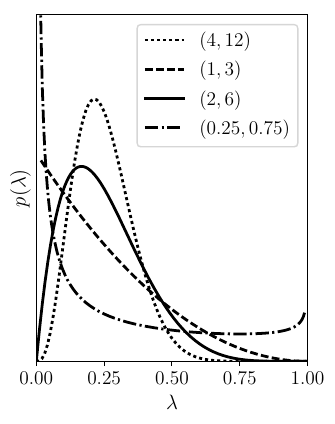

Source code (Python):

from matplotlib import rc
rc('font',**{'family':'sans-serif','sans-serif':['Helvetica']})
## for Palatino and other serif fonts use:
#rc('font',**{'family':'serif','serif':['Palatino']})
rc('text', usetex=True)

import matplotlib.pyplot as plt
from matplotlib.backends.backend_pdf import PdfPages
import numpy as np
from scipy.stats import beta


fig, ax = plt.subplots(1, 1, figsize=(3.5, 4.5))
plt.tick_params(axis='both', which='major', labelsize=14)

a, b = .5, 1.5
x = np.linspace(beta.ppf(0.00, a, b), beta.ppf(1, a, b), 100)
#     ax.plot(x, beta.pdf(x, a, b),'k.', lw=2, alpha=1, label='beta pdf')

a, b = 4, 12
x = np.linspace(beta.ppf(0., a, b), beta.ppf(1, a, b), 100)
ax.plot(x, beta.pdf(x, a, b),'k:', lw=2, alpha=1, 
        label='$(4, 12)$')


a, b = 1, 3
x = np.linspace(beta.ppf(0.05, a, b), beta.ppf(1, a, b), 100)
ax.plot(x, beta.pdf(x, a, b),'k--', lw=2, alpha=1, label='$(1, 3)$')

a, b = 2, 6
x = np.linspace(beta.ppf(0.00, a, b), beta.ppf(1, a, b), 1000)
ax.plot(x, beta.pdf(x, a, b),'k-', lw=2, alpha=1, label='$(2, 6)$')

a, b = 0.25, .75
x = np.linspace(beta.ppf(0.3, a, b), beta.ppf(.99, a, b), 200)
ax.plot(x, beta.pdf(x, a, b),'k-.', lw=2, alpha=1, label='$(0.25, 0.75)$')

#     plt.text(0.2, .12, r'(0.25, 0.75)', fontsize=12, color = 'black')
#     plt.text(0.2, 1.94, r'(1, 3)', fontsize=12, color = 'black')
#     plt.text(0.3, 3.4, r'(4, 12)', fontsize=12, color = 'black')
# #     plt.text(0.2, 0.92, r'(.5, 1.5)', fontsize=12, color = 'black')
#     plt.text(0.35, 2.84, r'(2, 6)', fontsize=12, color = 'black')

plt.xlim([0,1])
plt.ylim([0,5])
ax.set_yticks([])

cur_axes = plt.gca()
#     cur_axes.axes.get_yaxis().set_ticks([0, 1.5])

plt.xlabel('$\lambda$', fontsize = 15)
plt.ylabel('$p(\lambda)$', fontsize = 15)
ax.legend(loc='upper right', fontsize = 14)
with PdfPages('beta2.pdf') as pdf:
    pdf.savefig(bbox_inches='tight')
plt.show() 